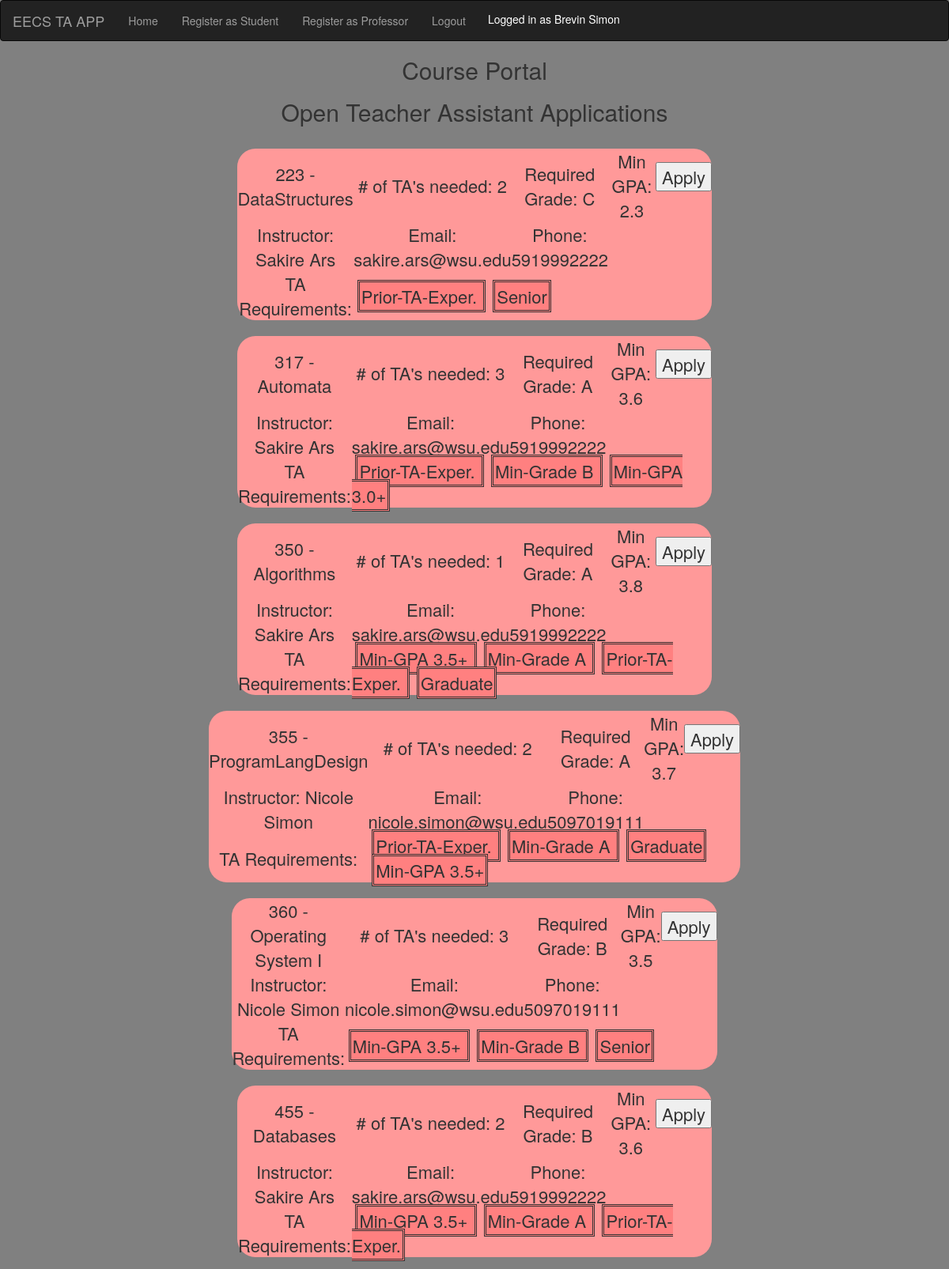
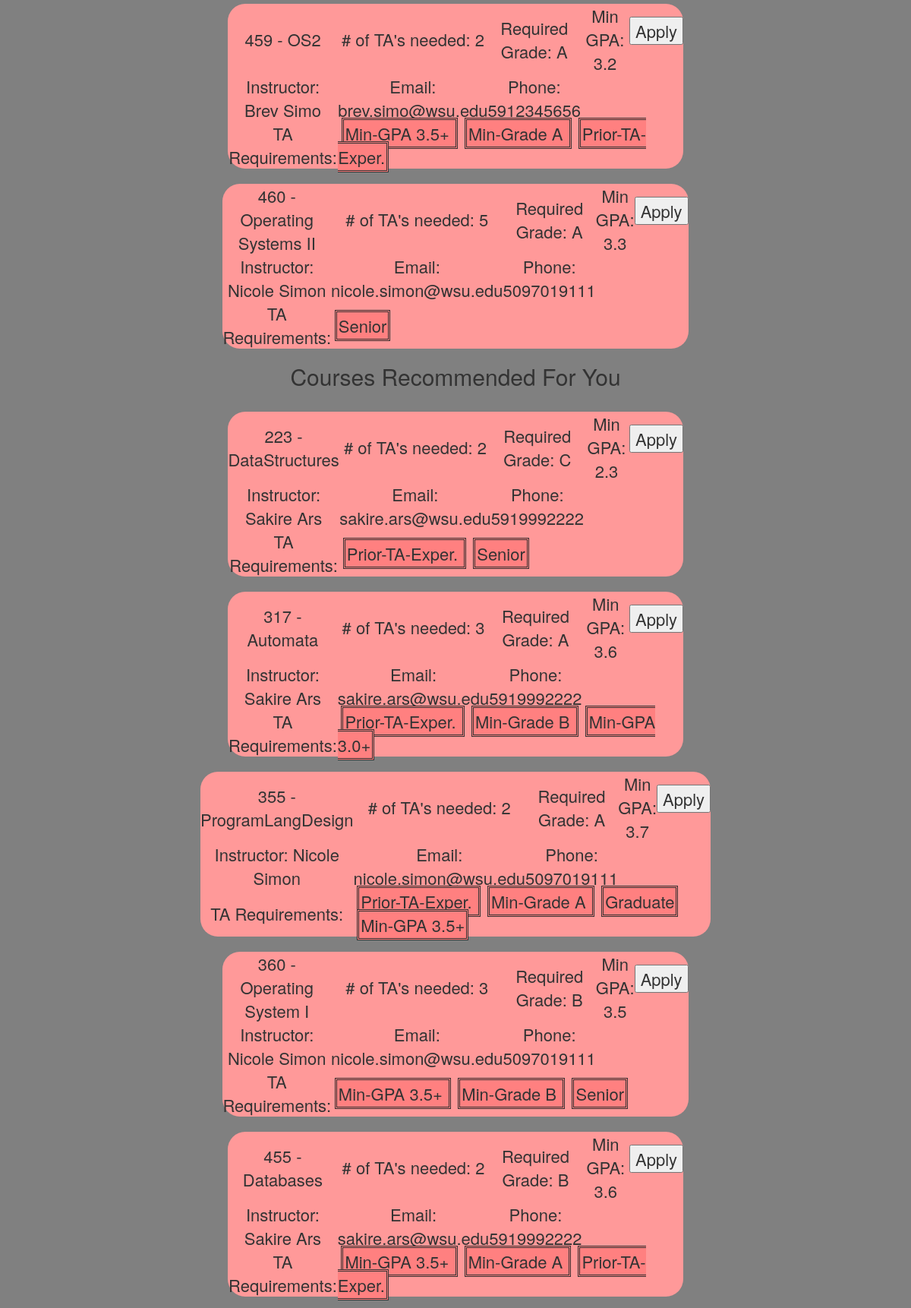
The page /index (signed in, upper part) on the database its author committed (2 pictures, top to bottom).
### app/models.py (models this page shows, shortened)
class Student(UserMixin, db.Model):
    id = db.Column(db.Integer, primary_key=True)
    username = db.Column(db.String(32), unique=True)
    password_hash = db.Column(db.String(128))
    firstname = db.Column(db.String(64))
    lastname = db.Column(db.String(64))
    wsuid = db.Column(db.String(8), unique=True)
    email = db.Column(db.String(120), index=True, unique=True)
    phone = db.Column(db.String(10), unique=True)
    major = db.Column(db.Integer)
    c_gpa = db.Column(db.Float)
    grad_date = db.Column(db.String(32))
    accepted = db.relationship('Course', secondary = accepted,
                            primaryjoin=(accepted.c.studentid == id),
                            backref=db.backref('accepted', lazy='dynamic'), lazy='dynamic')
    pendingapps = db.relationship('Course', secondary = applied,
                            primaryjoin=(applied.c.studentid == id),
                            backref=db.backref('applied', lazy='dynamic'), lazy='dynamic')
    def returnrole(self):
        return 0
    def accepted(self, newapp):
        if not self.is_ta(newapp):
            self.accepted.append(newapp)
    def is_applied(self, newapp):
        return self.pendingapps.filter(applied.c.courseid == newapp.id).count() > 0

class Course(db.Model):
    id = db.Column(db.Integer, primary_key=True)
    coursenum = db.Column(db.String(3))
    title = db.Column(db.String(150))
    num_ta = db.Column(db.Integer, default = 1)
    min_gpa = db.Column(db.Float)
    min_grade = db.Column(db.Integer)
    professor_id = db.Column(db.Integer, db.ForeignKey('professor.id'))
    accepted_tas = db.relationship('Student', secondary = accepted,
                            primaryjoin=(accepted.c.courseid == id),
                            backref=db.backref('accepted', lazy='dynamic'), lazy='dynamic')
    ta_apps = db.relationship('Student', secondary = applied,
                            primaryjoin=(applied.c.courseid == id),
                            backref=db.backref('applied', lazy='dynamic'), lazy='dynamic')
    tags = db.relationship('Tag', secondary=courseTags,
                            primaryjoin=(courseTags.c.course_id == id),
                            backref=db.backref('courseTags', lazy='dynamic'), lazy='dynamic')
    def accepted(self, studentTA):
        self.accepted_tas.append(studentTA)

class Professor(UserMixin, db.Model):
    id = db.Column(db.Integer, primary_key=True)
    username = db.Column(db.String(32), unique=True)
    password_hash = db.Column(db.String(128))
    firstname = db.Column(db.String(64))
    lastname = db.Column(db.String(64))
    wsuid = db.Column(db.String(8), unique=True)
    email = db.Column(db.String(120), index=True, unique=True)
    phone = db.Column(db.String(10), unique=True)
    posts = db.relationship('Course', backref='writer', lazy='dynamic')

class Tag(db.Model):
    id = db.Column(db.Integer, primary_key=True)
    name = db.Column(db.String(20))
    courses = db.relationship('Course', secondary=courseTags,
                               primaryjoin=(courseTags.c.tag_id == id),
                               backref=db.backref('courseTags', lazy='dynamic'),
                               lazy='dynamic')

### app/routes.py (the view)
@app.route('/', methods=['GET'])
@app.route('/index', methods=['GET'])
@login_required
def index():
    courses = Course.query.order_by(Course.coursenum).all()
    return render_template('studentInterface.html', courses=courses)

### app/models.py (called while the page is built)
@login.user_loader
def load_user(id):
    return Student.query.get(int(id))

### app/templates/studentInterface.html
{% extends "base.html" %}
{% block content %}
    <h1 class="si">Course Portal</h1>
    <h1 class="si">Open Teacher Assistant Applications</h1>
    {% for course in courses %}
        {% include '_course.html' %}
    {% endfor %}
    {% if current_user.returnrole() == 0 %}
        <h1 class="si">{{ 'Courses Recommended For You' }}</h1>
        {% for course in courses %}
            {% if current_user.c_gpa > course.min_gpa %}
                {% include '_course.html' %}
            {% endif %}
        {% endfor %}
    {% endif %}
{% endblock %}

### app/templates/base.html (shortened to what this page needs)
<html>
    <head>
        <link href="{{ url_for('static', filename='css/main.css') }}" rel="stylesheet">
        <link rel="stylesheet" href="https://maxcdn.bootstrapcdn.com/bootstrap/3.4.1/css/bootstrap.min.css">
    </head>
<body>
  <div class = "nav-container">
    <nav class="navbar navbar-inverse">
        <div class="container-fluid">
            <table>
                <div class="navbar-header">
                    <a class="navbar-brand" href="{{ url_for('index') }}">EECS TA APP</a>
                  </div>
                <ul class="nav navbar-nav">
                    <li><a href="{{ url_for('index') }}" class="button">Home</a></li>
                    <li><a href="{{ url_for('studregister') }}" class="button">Register as Student</a></li>
                    <li><a href="{{ url_for('profregister') }}" class="button">Register as Professor</a></li>
                    {% if current_user.is_anonymous %}
                        <li><a href="{{ url_for('login') }}" class = "button"> Login </a></li>
                    {% else %}
                        <li><a href="{{ url_for('logout') }}" class = "button"> Logout </a></li>
                        <li class="white">Logged in as {{ current_user.firstname }} {{ current_user.lastname }} </li>
                    {% endif %}
                </ul>
                </table>
            </div>
        </nav>
      {% block content %} {% endblock %}
  </div>
</body>
</html>

### app/templates/_course.html (shortened to what this page needs)
<table class="coursetable" padding="2px">
    <br>
    <tr>
        <td width="25%">{{ course.coursenum }} - {{ course.title }}</td>
            <td width="15%"># of TA's needed: {{ course.num_ta }}</td>
            <td width="20%">Required Grade: {% if course.min_grade == 1 %}
                                            {{ 'A' }}
                                            {% endif %}
                                            {% if course.min_grade == 2 %}
                                            {{ 'B' }}
                                            {% endif %}
                                            {% if course.min_grade == 3 %}
                                            {{ 'C' }}
                                            {% endif %}
            </td>
            <td width="15%">Min GPA: {{ course.min_gpa }} </td>
            <td width="2%">
            {% if current_user.returnrole() == 0 %}
                {% if current_user.is_applied(course) == False %}
                    <form action="{{ url_for('apply', courseid=course.id) }}" method="post">
                        <input type="submit" value="Apply">
                    </form>
                {% else %}
                    <form action="{{ url_for('unapply', courseid=course.id) }}" method="post">
                        <input type="submit" value="Un-Apply">
                    </form>
                {% endif %}
            {% endif %}
            </td>
        </tr>
        <tr width="100%" colspan="9" style="text-align:center">
            <td width="35">Instructor: {{ course.writer.firstname }} {{ course.writer.lastname }}</td>
            <td width="30">Email: {{ course.writer.email }}</td>
            <td width="35">Phone: {{ course.writer.phone }}</td>
        </tr>
        <tr>
            <td width="15%" style = "text-align:center">
                {{ 'TA Requirements:' }}
            </td>
            <td width="85%" colspan="4" padding-bottom="5" style = "text-align:left">
                {% for raptor in course.tags.all() %}
                    <span class="pretagitem">
                        {{ raptor.name }}
                    </span>
                {% endfor %}
            </td>
        </tr>
    </table>

### app/static/css/main.css (style rules this page uses)
.nav-container { background-color: #808080; }
.coursetable { text-align : center; width : 50%; position: center; height : 22%; font-size : 22px; background-color: #ff9999; border-radius: 23px; padding-top : 6px; margin-left: auto; margin-right: auto; }
.si { margin-left: auto; margin-right: auto; font-size: 30px; text-align: center; }
.pretagitem { text-align: center; margin: 1%; padding: 2px 2px; border-style: double; background-color: #ff8080; }
.white { color: white; text-align: right; margin: auto; padding: 13px; }

### rows shown on the page
Student: firstname "Brevin", lastname "Simon"
Course: coursenum "223", title "DataStructures", num_ta "2", value "C", min_gpa "2.3", writer.firstname "Sakire", writer.lastname "Ars", writer.email "sakire.ars@wsu.edu", writer.phone "5919992222", value "TA Requirements:"
Tag: name "Prior-TA-Exper."
Tag: name "Senior"
Course: coursenum "317", title "Automata", num_ta "3", value "A", min_gpa "3.6", writer.firstname "Sakire", writer.lastname "Ars", writer.email "sakire.ars@wsu.edu", writer.phone "5919992222", value "TA Requirements:"
Tag: name "Min-Grade B"
Tag: name "Min-GPA 3.0+"
Course: coursenum "350", title "Algorithms", num_ta "1", value "A", min_gpa "3.8", writer.firstname "Sakire", writer.lastname "Ars", writer.email "sakire.ars@wsu.edu", writer.phone "5919992222", value "TA Requirements:"
Tag: name "Min-GPA 3.5+"
Tag: name "Min-Grade A"
Tag: name "Graduate"
Course: coursenum "355", title "ProgramLangDesign", num_ta "2", value "A", min_gpa "3.7", writer.firstname "Nicole", writer.lastname "Simon", writer.email "nicole.simon@wsu.edu", writer.phone "5097019111", value "TA Requirements:"
Course: coursenum "360", title "Operating System I", num_ta "3", value "B", min_gpa "3.5", writer.firstname "Nicole", writer.lastname "Simon", writer.email "nicole.simon@wsu.edu", writer.phone "5097019111", value "TA Requirements:"
Course: coursenum "455", title "Databases", num_ta "2", value "B", min_gpa "3.6", writer.firstname "Sakire", writer.lastname "Ars", writer.email "sakire.ars@wsu.edu", writer.phone "5919992222", value "TA Requirements:"
Course: coursenum "459", title "OS2", num_ta "2", value "A", min_gpa "3.2", writer.firstname "Brev", writer.lastname "Simo", writer.email "brev.simo@wsu.edu", writer.phone "5912345656", value "TA Requirements:"
Course: coursenum "460", title "Operating Systems II", num_ta "5", value "A", min_gpa "3.3", writer.firstname "Nicole", writer.lastname "Simon", writer.email "nicole.simon@wsu.edu", writer.phone "5097019111", value "TA Requirements:"

### other values the page prints
{{ 'Courses Recommended For You' }} "Courses Recommended For You"
